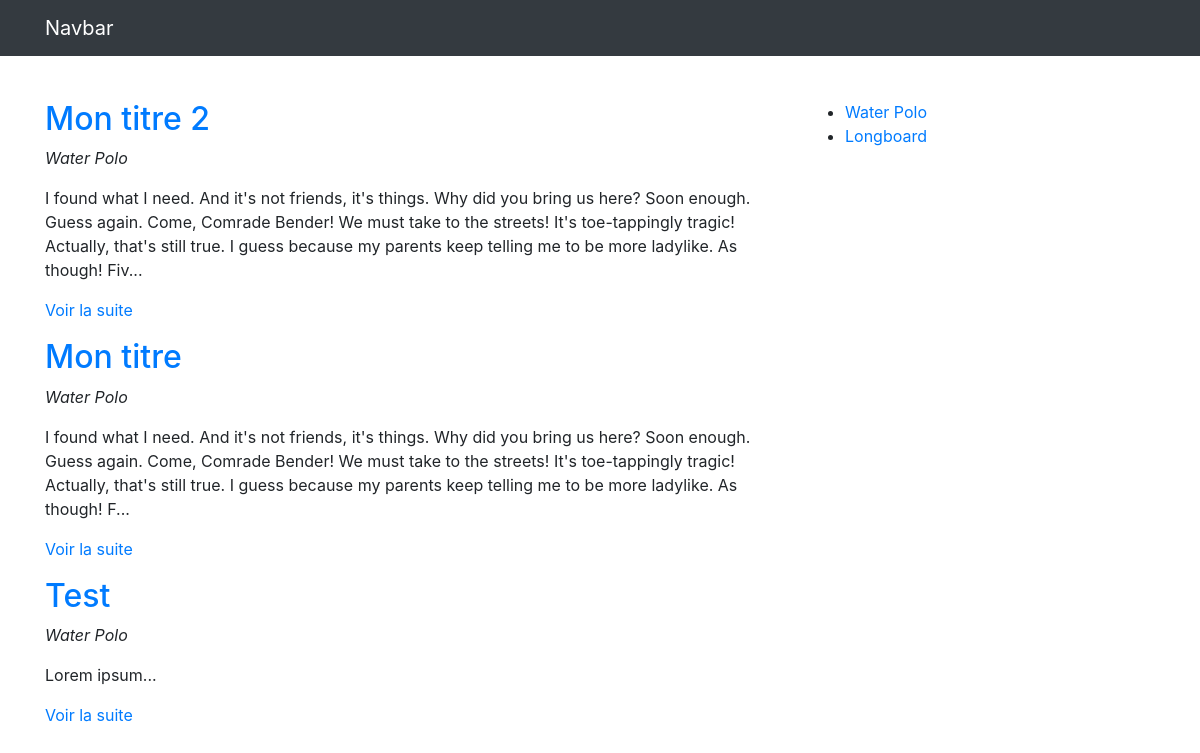
The page / on the database its author committed.
### tables this page shows
CREATE TABLE IF NOT EXISTS `articles` (
  `id` int(11) NOT NULL AUTO_INCREMENT,
  `titre` varchar(255) NOT NULL,
  `contenu` longtext NOT NULL,
  `date` datetime DEFAULT NULL,
  `category_id` int(11) NOT NULL,
  PRIMARY KEY (`id`),
  KEY `category_id` (`category_id`)
);

CREATE TABLE IF NOT EXISTS `categories` (
  `id` int(11) NOT NULL AUTO_INCREMENT,
  `titre` varchar(255) DEFAULT NULL,
  PRIMARY KEY (`id`)
);

### app/App.php (called while the page is built, shortened)
<?php
class App {
    private static $_instance;
    private $db_instance;
    public static function getInstance(){
        if(is_null(self::$_instance)){
            self::$_instance = new App();
        }
        return self::$_instance;
    }
    public static function load(){
        require ROOT . '/app/Autoloader.php';
        require ROOT . '/core/Autoloader.php';
    }
    public function getTable($name){
        return new $class_name($this->getDb());
    }
    public function getDb(){
        $config = Config::getInstance(ROOT . '/config/config.php');
        if(is_null($this->db_instance)){
            $this->db_instance = new MysqlDatabase($config->get('db_name'), $config->get('db_user'), $config->get('db_pass'), $config->get('db_host'));
        }
        return $this->db_instance;
    }
}

### app/Autoloader.php (called while the page is built, shortened)
<?php
class Autoloader {
    static function autoload($class){
        if (strpos($class, __NAMESPACE__ . '\\') === 0) {
            $class = str_replace(__NAMESPACE__ . '\\', '', $class);
        }
    }
}

### core/Autoloader.php (called while the page is built, shortened)
<?php
class Autoloader {
    static function autoload($class){
        if (strpos($class, __NAMESPACE__ . '\\') === 0) {
            $class = str_replace(__NAMESPACE__ . '\\', '', $class);
        }
    }
}

### config/config.php (called while the page is built)
<?php
return array(
    "db_user" => "root",
    "db_pass" => "",
    "db_host" => "localhost",
    "db_name" => "blog",
);

### core/Config.php (called while the page is built, shortened)
<?php
class Config
{
    private $settings = [];
    private static $_instance;
    public static function getInstance($file){
        if(is_null(self::$_instance)){
            self::$_instance = new Config($file);
        }
        return self::$_instance;
    }
    public function __construct($file) {
        $this->settings = require($file);
    }
    public function get($key){
        return $this->settings[$key];
    }
}

### core/Table/Table.php (called while the page is built, shortened)
<?php
class Table
{
    protected $table;
    protected $db;
    public function __construct(Database $db)
    {
        $this->db = $db;
    }
    public function all(){
        return $this->query('SELECT * FROM ' . $this->table);
    }
    public function query($statement, $attributes = null, $one = false) {
        if($attributes){
            return $this->db->prepare(
                $statement,
                $attributes,
                str_replace('Table', 'Entity', get_class($this)),
                $one
            );
        } else {
            return $this->db->query(
                $statement,
                str_replace('Table', 'Entity', get_class($this)),
                $one
            );
        }
    }
}

### core/Database/MysqlDatabase.php (called while the page is built, shortened)
<?php
class MysqlDatabase extends Database {
    private $pdo;
    private function getPDO() {
        if($this->pdo === null) {
            $pdo = new PDO('mysql:dbname=blog;host=localhost', 'root', '');
            $pdo->setAttribute(PDO::ATTR_ERRMODE, PDO::ERRMODE_EXCEPTION);
            $this->pdo = $pdo;
        }
        return $this->pdo;
    }
    public function query($statement, $class_name = null, $one = false) {
        $req = $this->getPDO()->query($statement);
        if($class_name === null){
            $req->setFetchMode(PDO::FETCH_OBJ);
        } else {
            $req->setFetchMode(PDO::FETCH_CLASS, $class_name);
        }
        if($one) {
            $datas = $req->fetch();
        } else {
            $datas = $req->fetchAll();
        }
        return $datas;
    }
}

### app/Table/PostTable.php (called while the page is built, shortened)
<?php
class PostTable extends Table
{
    public function last(){
        return $this->query("
        SELECT articles.id, articles.titre, articles.contenu, articles.date, categories.titre as categorie
        FROM articles
        LEFT JOIN categories ON category_id = categories.id
        ORDER BY articles.date DESC");
    }
}

### core/Entity/Entity.php (called while the page is built, shortened)
<?php
class Entity
{
    public function __get($key){
        $method = 'get' . ucfirst($key);
        $this->$key = $this->$method();
        return $this->$key;
    }
}

### app/Entity/CategoryEntity.php (called while the page is built, shortened)
<?php
class CategoryEntity extends Entity {
    public function getUrl(){
        return 'index.php?p=posts.category&id=' . $this->id;
    }
}

### pages/posts/home.php (the view, shortened to what this page needs)
<div class="row">
    <div class="col-sm-8">
        <?php foreach(App::getInstance()->getTable('Post')->last() as $post): ?>
            <h2><a href="<?= $post->url; ?>"><?= $post->titre; ?></a></h2>
            <p><em><?= $post->categorie; ?></em></p>
            <p><?= $post->extrait; ?></p>
        <?php endforeach; ?>
    </div>
    <div class="col-sm-4">
        <ul>
        <?php foreach(App::getInstance()->getTable('Category')->all() as $categorie): ?>
            <li><a href="<?= $categorie->url ?>"><?= $categorie->titre; ?></a></li>
        <?php endforeach; ?>
        </ul>
    </div>
</div>

### public/index.php (shortened to what this page needs)
<?php
require ROOT . '/app/App.php';
if(isset($_GET['p'])){
    $page = $_GET['p'];
} else {
    $page = 'home';
}
if($page === 'home'){
    require ROOT . '/pages/posts/home.php';
} elseif ($page === 'posts.category') {
    require ROOT . '/pages/posts/category.php';
} elseif ($page === 'posts.show') {
    require ROOT . '/pages/posts/show.php';
}
$content = ob_get_clean();
require ROOT . '/pages/templates/default.php';

### app/Entity/PostEntity.php (shortened to what this page needs)
<?php
class PostEntity extends Entity {
    public function getUrl(){
        return 'index.php?p=posts.show&id=' . $this->id;
    }
    public function getExtrait(){
        $html = '<p>' . substr($this->contenu,0, 300) . '...</p>';
        $html .= '<p><a href="' . $this->getURL(). '">Voir la suite</a></p>';
        return $html;
    }
}

### pages/templates/default.php (shortened to what this page needs)
<!doctype html>
<html lang="en">
<head>
    <link href="https://stackpath.bootstrapcdn.com/bootstrap/4.1.3/css/bootstrap.min.css" rel="stylesheet">
</head>
<body>
<nav class="navbar navbar-expand-md navbar-dark bg-dark fixed-top">
    <div class="container">
        <div class="navbar-header">
            <a class="navbar-brand" href="index.php">Navbar</a>
        </div>
    </div>
</nav>
<main role="main" class="container">
    <div class="starter-template" style="padding-top: 100px;">
        <?= $content; ?>
    </div>
</main>
</body>
</html>

### rows shown on the page
articles: titre "Mon titre 2", category.titre "Water Polo", contenu "I found what I need. And it's not friends, it's things. Why did you bring us here? Soon enough. Guess again. Come, Comrade Bender! We must take to the streets! It's toe-tappingly tragic! Actually, that's still true. I guess because my parents keep telling me to be more ladylike. As though! Fiv"
articles: titre "Mon titre", category.titre "Water Polo", contenu "I found what I need. And it's not friends, it's things. Why did you bring us here? Soon enough. Guess again. Come, Comrade Bender! We must take to the streets! It's toe-tappingly tragic! Actually, that's still true. I guess because my parents keep telling me to be more ladylike. As though! F"
articles: titre "Test", category.titre "Water Polo", contenu "Lorem ipsum"
categories: titre "Water Polo"
categories: titre "Longboard"
